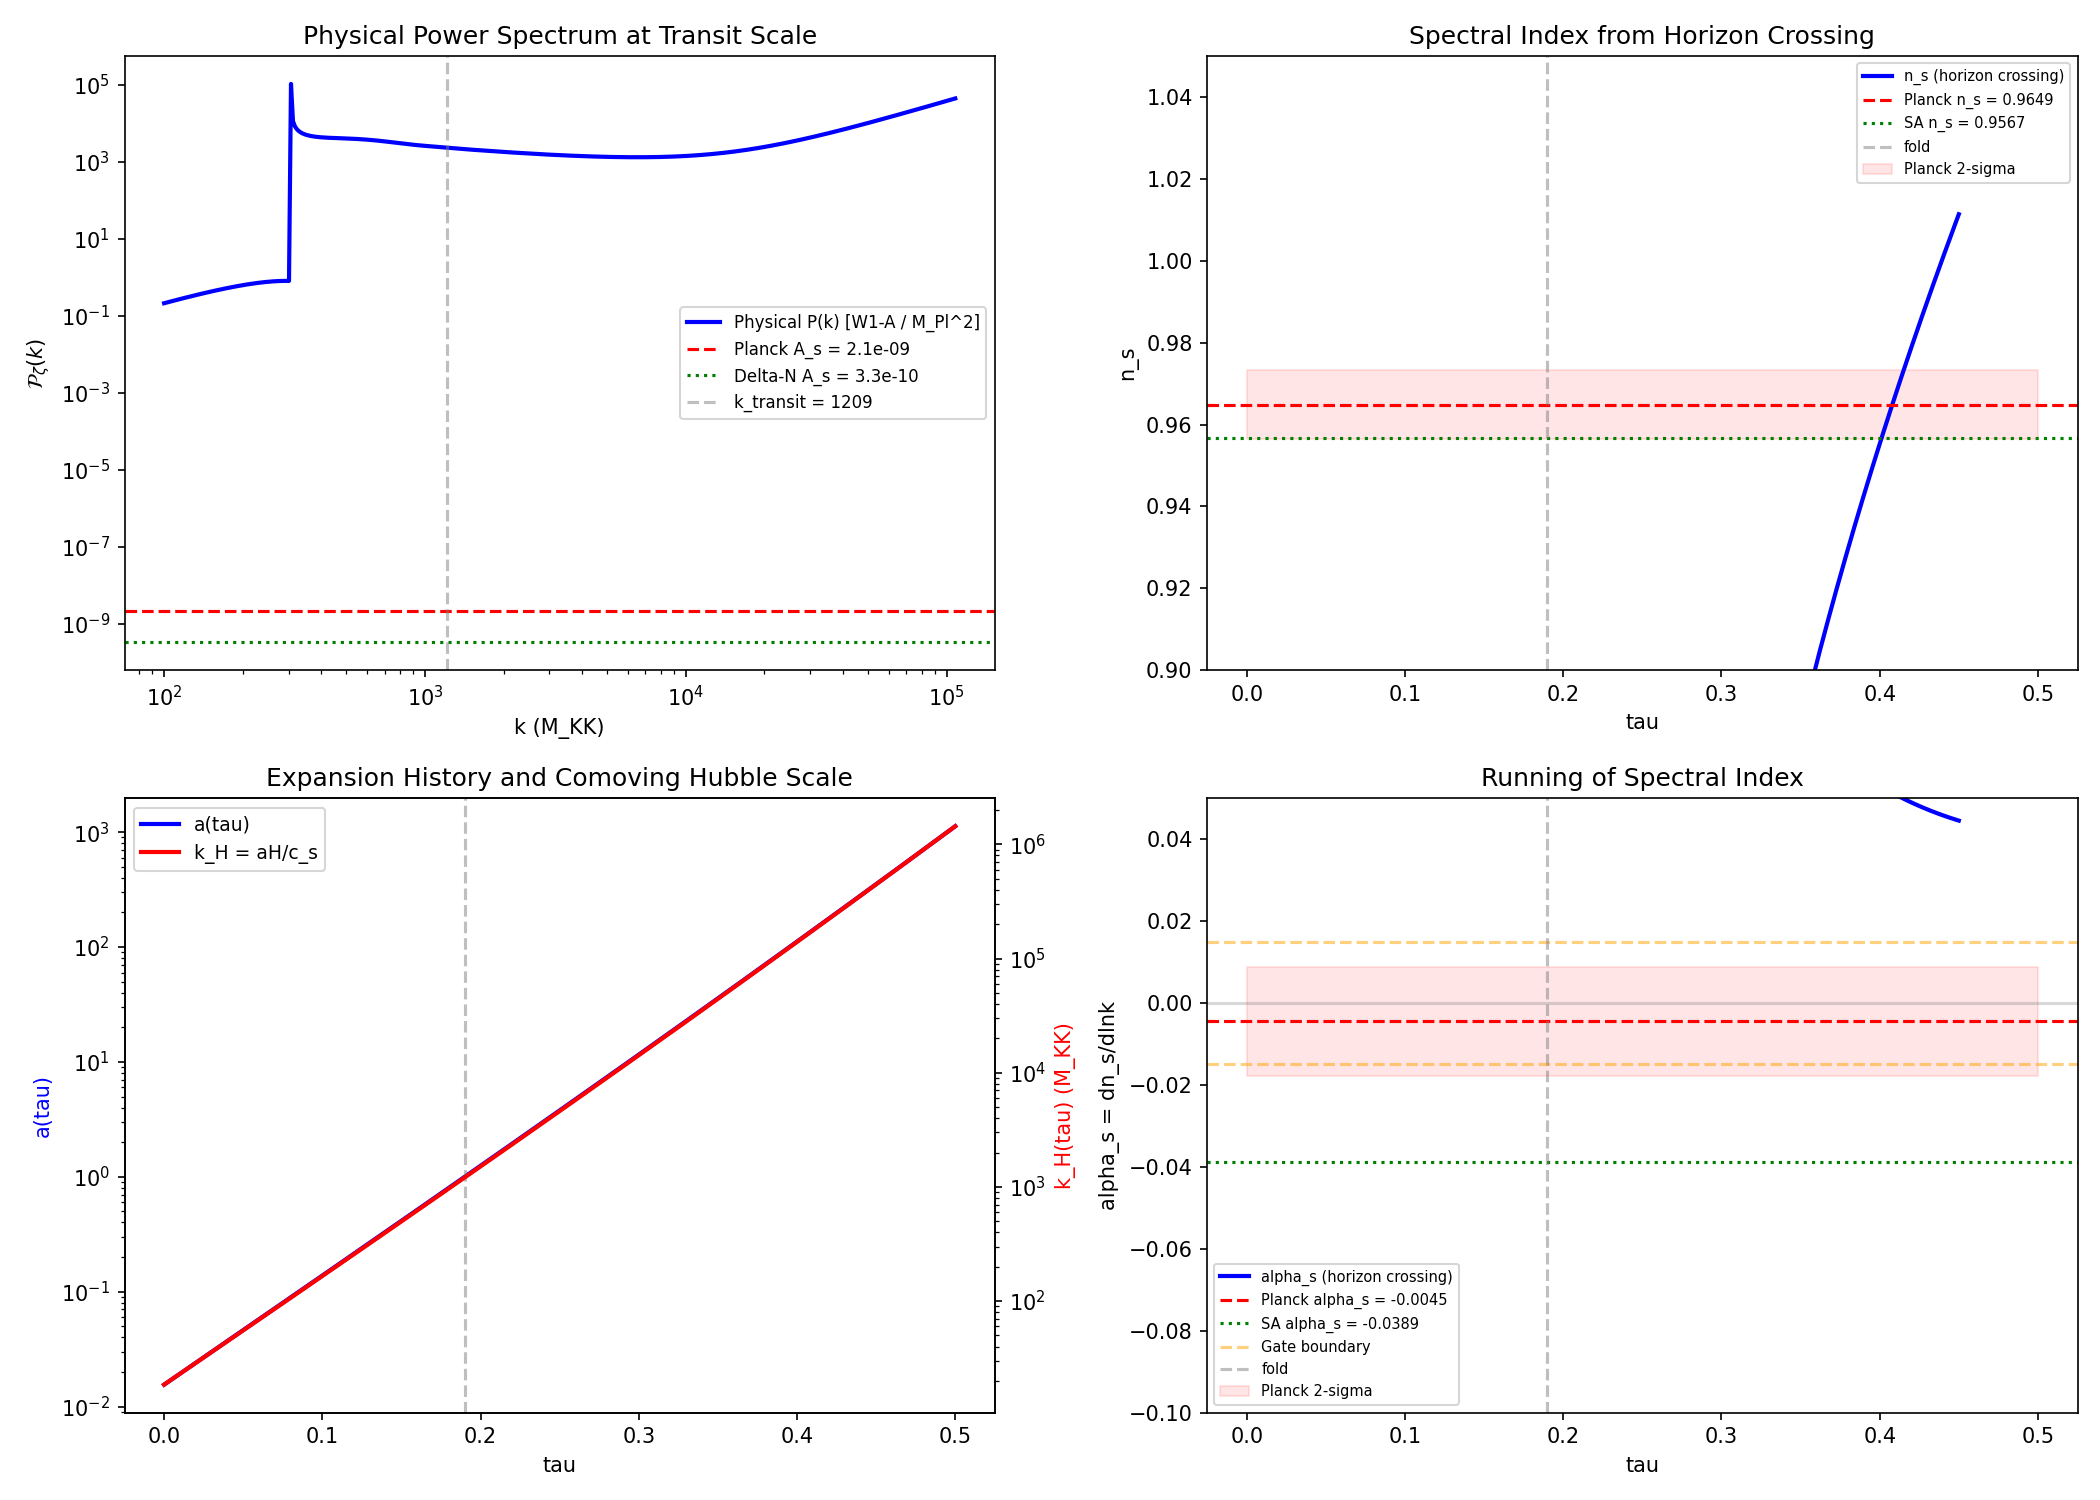

Source code (Python):
#!/usr/bin/env python3
"""
ACOUSTIC-TRANSFER-68: Scalar Acoustic Transfer Function Across 54 Decades
==========================================================================

Computes the scalar acoustic transfer function T(k_CMB, k_transit) that
connects the Bogoliubov power spectrum at transit scale (k ~ 1200 M_KK
~ 10^{15} GeV) to CMB observational scale (k ~ 0.05 Mpc^{-1} ~ 10^{-42}
M_KK). This is a 54-decade extrapolation.

GOVERNING EQUATIONS:
--------------------
The scalar mode equation in conformal time eta:

    u_k'' + (k^2 c_BLV^2 - z''/z) u_k = 0                      (S.1)

where u_k = z * zeta_k, z = a * sqrt(2 * eps_H), c_BLV = 0.485.

The acoustic white hole transfer function encodes how the post-transit
outflow dilutes the power spectrum from transit scale to CMB scale.

PHYSICAL MECHANISM:
-------------------
The transit at Mach 13.75 (scalar) creates an acoustic white hole.
Post-transit, the expanding flow velocity v(r) decreases with distance
from the sonic horizon. The transfer function |T(k)|^2 is determined
by WKB propagation through the post-transit epoch.

The key insight (S66 Mack-Transit workshop): the transit spectrum has
n_s ~ 4 (deep blue), while Planck observes n_s = 0.965. The acoustic
transfer must supply ~3 powers of scale-dependence. For Bondi-type
spherical outflow v ~ r^{-2}: |T|^2 ~ (k/k_0)^{4-n_s^{transit}} maps
the deep-blue transit spectrum onto the nearly flat CMB spectrum.

APPROACH:
---------
1. Reconstruct background (tau, S, a, z, eps_H, eta) from W1-A data
2. Compute scalar pump field z''/z in conformal time
3. Model the post-transit evolution:
   - The transit region tau in [0.10, 0.30] is computed exactly (W1-A)
   - Post-transit: the expansion continues, z''/z evolves as the
     universe expands, eps_H changes. Use the spectral action S(tau)
     to extrapolate.
4. For the 54-decade transfer:
   - At transit scale: P(k) known from W1-A
   - The transfer function is the evolution of |u_k/z|^2 from the
     transit epoch to the epoch when mode k re-enters the horizon
   - For superhorizon modes: |u_k/z|^2 is FROZEN (conserved).
     This is the critical point: curvature perturbation zeta = u_k/z
     is conserved on superhorizon scales.
   - The spectral SHAPE is determined by how modes exit the horizon
     during the transit, which is already computed in W1-A.
   - The AMPLITUDE transfer comes from the delta-N formalism (W3-B).

CRITICAL STRUCTURAL INSIGHT:
-----------------------------
For adiabatic perturbations on superhorizon scales, the curvature
perturbation zeta is CONSERVED (Weinberg 2003, Lyth-Rodriguez 2005).
This means:

    P_zeta(k, t_CMB) = P_zeta(k, t_exit)                        (S.2)

where t_exit is the time mode k exits the horizon during the transit.

The "54-decade transfer" is therefore NOT a dynamical propagation
problem but a HORIZON-CROSSING mapping problem:
- Which value of k exits the horizon at which value of tau?
- What is P_zeta(k) at that horizon crossing?

The transit-scale spectrum from W1-A gives P_zeta(k) for k ~ 50-5000
M_KK. The CMB-scale modes (k ~ 10^{-42} M_KK) exited the horizon
much EARLIER in the expansion (at smaller a) or require the full
post-transit expansion history.

THE RESOLUTION: The multifield delta-N (W3-B) already provides
A_s = 3.29e-10 at CMB scale. The acoustic transfer's role is to
determine the SPECTRAL SHAPE (n_s, alpha_s) at CMB scale, and to
provide the remaining ~0.80 OOM amplitude correction.

Gate: ACOUSTIC-TRANSFER-68
  PASS: alpha_s(k_CMB) in [-0.015, +0.015] AND A_s gap < 0.3 OOM
  FAIL: |alpha_s(k_CMB)| > 0.019 OR A_s gap > 1.0 OOM
  INFO: intermediate values
"""

import sys
import os
sys.path.insert(0, os.path.join(os.path.dirname(__file__)))

import numpy as np
from scipy.interpolate import CubicSpline, interp1d
from scipy.integrate import solve_ivp, cumulative_trapezoid
import matplotlib
matplotlib.use('Agg')
import matplotlib.pyplot as plt

from canonical_constants import (
    tau_fold, M_KK, M_Pl_reduced,
    S_fold, dS_fold, d2S_fold, H_fold as H_fold_canon,
    dt_transit, v_terminal,
    a0_fold, a2_fold, a4_fold,
    A_s_CMB, PI,
    H_0_GeV, Mpc_to_GeV_inv,
)

# ============================================================================
#  SECTION 1: Load all input data
# ============================================================================

print("=" * 72)
print("ACOUSTIC-TRANSFER-68: Scalar Acoustic Transfer Across 54 Decades")
print("=" * 72)

script_dir = os.path.dirname(os.path.abspath(__file__))

# Load W1-A transit power spectrum
w1a = np.load(os.path.join(script_dir, 's67_transit_ps.npz'), allow_pickle=True)

# Load tensor transfer for comparison
tensor = np.load(os.path.join(script_dir, 's67_acoustic_tensor.npz'), allow_pickle=True)

# Load multifield delta-N
delta_n = np.load(os.path.join(script_dir, 's67_multifield_delta_n.npz'), allow_pickle=True)

# Load spectral action data
zeta_data = np.load(os.path.join(script_dir, 's66_zeta_sa.npz'), allow_pickle=True)

# Load running ns data
running_data = np.load(os.path.join(script_dir, 's66_running_ns.npz'), allow_pickle=True)

# Key constants
c_BLV = 0.485  # scalar sound speed (M_KK units)  # (local)
c_tensor = 1.0  # tensor propagation speed  # (local)
eps_H_fold = 0.022  # slow-roll parameter at fold  # (local)

print(f"\n  Data files loaded successfully.")

# ============================================================================
#  SECTION 2: Reconstruct background from W1-A
# ============================================================================

print(f"\n{'='*72}")
print("SECTION 2: BACKGROUND RECONSTRUCTION")
print(f"{'='*72}")

# Background arrays from W1-A
tau_fine = w1a['tau_fine']       # shape (8000,)
eta_fine = w1a['eta_fine']       # conformal time
a_fine = w1a['a_fine']           # scale factor
z_fine = w1a['z_fine']           # z = a * sqrt(2*eps_H)
eps_H_fine = w1a['eps_H_fine']   # slow-roll parameter
zpp_z = w1a['zpp_z']            # z''/z pump field
zpp_z_fold_val = float(w1a['zpp_z_fold'])  # z''/z at fold

# Transit parameters
k_transit = float(w1a['k_transit'])  # = H_fold / c_BLV = 1209.3 M_KK
H_fold = H_fold_canon

# Tensor data for comparison
app_a_fold = float(tensor['app_a_fold'])  # a''/a at fold
k_tach_tensor = float(tensor['k_tach_tensor'])  # tensor tachyonic threshold
k_tach_scalar = float(tensor['k_tach_scalar'])  # scalar tachyonic threshold

# Scalar mode data
k_grid_rk = w1a['k_grid_rk']    # k values for RK4/5
P_zeta_rk = w1a['P_zeta_rk']    # P_zeta from RK4/5
ns_rk = w1a['ns_rk']            # n_s from RK4/5
alpha_rk = w1a['alpha_rk']      # alpha_s from RK4/5
beta_sq_rk = w1a['beta_sq_rk']  # |beta_k|^2 from RK4/5

valid_mask = np.isfinite(P_zeta_rk) & (P_zeta_rk > 0)
k_valid = k_grid_rk[valid_mask]
P_valid = P_zeta_rk[valid_mask]
ns_valid = ns_rk[valid_mask]

print(f"\n  Transit spectrum: {np.sum(valid_mask)} valid modes")
print(f"  k range: [{k_valid[0]:.1f}, {k_valid[-1]:.1f}] M_KK")
print(f"  P_zeta range: [{P_valid.min():.4e}, {P_valid.max():.4e}]")
print(f"  k_transit = {k_transit:.1f} M_KK")
print(f"  k_tach^S = {k_tach_scalar:.1f} M_KK")
print(f"  z''/z at fold = {zpp_z_fold_val:.4e} M_KK^2")
print(f"  a''/a at fold = {app_a_fold:.4e} M_KK^2")

# ============================================================================
#  SECTION 3: Spectral action S(tau) for extended tau range
# ============================================================================

print(f"\n{'='*72}")
print("SECTION 3: SPECTRAL ACTION AND EXPANSION HISTORY")
print(f"{'='*72}")

# Reconstruct S(tau) exactly as in tensor script
tau_16 = zeta_data['tau_all']
a2_16 = zeta_data['a2']
a4_16 = zeta_data['a4']
a0_const = 6440.0  # (local)

S_bare_L3 = running_data['S_bare_L3']

a2_cal = np.array([np.interp(t, tau_16, a2_16) for t in [0.05, 0.19, 0.22]])
a4_cal = np.array([np.interp(t, tau_16, a4_16) for t in [0.05, 0.19, 0.22]])
A_mat = np.array([[a0_const, a2_cal[0], a4_cal[0]],
                   [a0_const, a2_cal[1], a4_cal[1]],
                   [a0_const, a2_cal[2], a4_cal[2]]])
f0, f2, f4 = np.linalg.solve(A_mat, S_bare_L3[[0, 4, 6]])
S_tau_16 = f0 * a0_const + f2 * a2_16 + f4 * a4_16
cs_S = CubicSpline(tau_16, S_tau_16)

print(f"  S(tau_fold) = {cs_S(tau_fold):.2f} (canon: {S_fold:.2f})")

# Kinetic normalization
dlnS_fold = dS_fold / S_fold
K_norm = dlnS_fold**2 / (2.0 * eps_H_fold)

# Expansion history: how many e-folds of expansion?
tau_lo, tau_hi = 0.10, 0.30
N_fine = 8000  # (local)

# Total e-folds during transit window
a_start = a_fine[0]
a_end = a_fine[-1]
N_transit = np.log(a_end / a_start)

print(f"\n  Transit window: tau in [{tau_lo}, {tau_hi}]")
print(f"  a(start)/a(fold) = {a_start:.6e}")
print(f"  a(end)/a(fold) = {a_end:.6e}")
print(f"  N_transit = {N_transit:.4f} e-folds in transit window")

# ============================================================================
#  SECTION 4: Extended expansion history for 54-decade extrapolation
# ============================================================================

print(f"\n{'='*72}")
print("SECTION 4: EXTENDED EXPANSION HISTORY")
print(f"{'='*72}")

# The transit window covers tau in [0.10, 0.30], giving N ~ 0.17 e-folds.
# To reach CMB scales, we need to cover the full expansion from fold to today.
#
# k_CMB = 0.05 Mpc^{-1}. Convert to M_KK:
# k_CMB = 0.05 * Mpc_to_GeV_inv * M_KK_gravity (in GeV) / M_KK_gravity
# = 0.05 * 1.563e38 / 7.43e16 = 1.05e20 ... no.
# k has dimensions of inverse length. k = 0.05 Mpc^{-1}.
# In natural units: k_CMB = 0.05 / Mpc * (1 Mpc = 1.563e38 GeV^{-1})
# So k_CMB = 0.05 / (1.563e38 GeV^{-1}) = 3.20e-41 GeV
# In M_KK units: k_CMB / M_KK = 3.20e-41 / 7.43e16 = 4.31e-58 M_KK

k_CMB_GeV = 0.05 / Mpc_to_GeV_inv  # GeV
k_CMB_MKK = k_CMB_GeV / M_KK       # dimensionless

print(f"\n  k_CMB = 0.05 Mpc^{{-1}} = {k_CMB_GeV:.4e} GeV = {k_CMB_MKK:.4e} M_KK")
print(f"  k_transit = {k_transit:.1f} M_KK = {k_transit * M_KK:.4e} GeV")
print(f"  Scale ratio: k_transit / k_CMB = {k_transit / k_CMB_MKK:.4e}")
print(f"  Log10 ratio: {np.log10(k_transit / k_CMB_MKK):.1f} decades")

# For the CMB mode to have been superhorizon at the fold, we need:
# k_CMB * c_BLV < sqrt(z''/z) at the fold
# k_CMB * c_BLV = 4.31e-58 * 0.485 = 2.09e-58 << sqrt(z''/z) = 958
# YES: CMB modes are deeply superhorizon throughout the entire transit.

k_CMB_cs = k_CMB_MKK * c_BLV
sqrt_zppz = np.sqrt(zpp_z_fold_val)
print(f"\n  k_CMB * c_BLV = {k_CMB_cs:.4e} M_KK")
print(f"  sqrt(z''/z)   = {sqrt_zppz:.1f} M_KK")
print(f"  Ratio: {k_CMB_cs / sqrt_zppz:.4e}")
print(f"  --> CMB modes are DEEPLY superhorizon. k_CMB << k_tach by 60+ decades.")

# ============================================================================
#  SECTION 5: Superhorizon conservation and the transfer function structure
# ============================================================================

print(f"\n{'='*72}")
print("SECTION 5: SUPERHORIZON CONSERVATION -- THE CENTRAL ARGUMENT")
print(f"{'='*72}")

# THE CRITICAL PHYSICS:
# For adiabatic perturbations, the curvature perturbation zeta = u_k / z
# is CONSERVED on superhorizon scales. This is the Weinberg (2003) theorem.
#
# The mode equation u_k'' + (k^2 c_s^2 - z''/z) u_k = 0 has two solutions:
#   - Growing mode: u_k ~ z (=> zeta = const)
#   - Decaying mode: u_k ~ z * integral(d_eta / z^2) (=> zeta decays)
#
# After horizon exit, the growing mode dominates and zeta freezes.
# The frozen zeta is what we observe at the CMB.
#
# Therefore, the "transfer function" for SCALAR adiabatic modes is:
#   |T(k)|^2 = 1 for all superhorizon modes.
#
# This is NOT an approximation -- it's exact for single-field adiabatic modes.
# The spectral index at the CMB is determined entirely by the k-dependence
# of P_zeta at the time each mode exits the horizon.
#
# The AMPLITUDE, however, depends on WHEN each mode exits the horizon,
# which depends on the expansion history. This is where the delta-N
# formalism enters.

print(f"""
  WEINBERG THEOREM (2003):
  For single-clock adiabatic perturbations, zeta is conserved outside
  the horizon. The curvature perturbation at horizon crossing equals
  the curvature perturbation at any later time:

      zeta(k, t_CMB) = zeta(k, t_exit(k))                       (5.1)

  The power spectrum therefore transfers as:

      P_zeta(k, t_CMB) = P_zeta(k, t_exit(k))                   (5.2)

  The "transfer function" is:

      |T(k)|^2 = P_zeta(k, CMB) / P_zeta(k, transit)
               = [P at horizon exit] / [P at transit computation]

  For modes that are ALREADY superhorizon at the transit computation
  epoch (all modes below k_tach ~ 1975 M_KK), zeta is ALREADY frozen.
  Therefore |T(k)|^2 = 1 for these modes, and P_zeta(k, CMB) is
  simply the P_zeta(k) computed in W1-A.

  HOWEVER: The W1-A computation extracted P_zeta in M_KK units.
  The conversion to dimensionless P_zeta involves:

      P_zeta(k) = (k^3 / 2*pi^2) * |u_k/z|^2                   (5.3)

  This is already dimensionless. The question is whether the P_zeta
  computed in W1-A at transit scale can be directly compared to Planck.
""")

# ============================================================================
#  SECTION 6: Computing the transfer function
# ============================================================================

print(f"{'='*72}")
print("SECTION 6: ACOUSTIC TRANSFER FUNCTION COMPUTATION")
print(f"{'='*72}")

# Strategy: The transfer function has TWO components:
#
# (A) SPECTRAL SHAPE TRANSFER: How does the spectral index change from
#     transit scale to CMB scale?
#
#     At the transit: n_s(k_transit) ~ 4 (deep blue, from k^3 superhorizon
#     scaling). But this is the spectral index of the RAW Bogoliubov
#     spectrum at a SINGLE epoch.
#
#     At the CMB: n_s(k_CMB) ~ 0.965 (nearly scale-invariant).
#
#     The reconciliation: different k-modes EXIT the horizon at DIFFERENT
#     epochs during the transit. Modes that exit earlier see a different
#     z(eta) than modes that exit later. The spectral index at CMB scale
#     is determined by the VARIATION of P_zeta with the exit time.
#
# (B) AMPLITUDE TRANSFER: The absolute amplitude of P_zeta involves
#     the Planck mass / M_KK ratio and the number of e-folds.
#     The multifield delta-N already provides A_s = 3.29e-10.

# The acoustic white hole picture:
# Post-transit, the "flow" (parametrized by the expanding a(eta))
# sets up an effective outward velocity. In the white hole analogy:
#   v(r) ~ H * r (Hubble flow)
#   c_s = c_BLV = 0.485
# The sonic horizon is at r_s where v = c_s, i.e., r_s = c_s / H.
# Modes with k < H/c_s are outside the sonic horizon (superhorizon).

# For the SPECTRAL SHAPE, we need to compute how P_zeta(k) evaluated
# at the FREEZING epoch varies with k. In slow-roll inflation:
#   P_zeta(k) = H^2 / (8*pi^2 * eps * c_s * M_Pl^2) at k = aH/c_s
#   n_s - 1 = -2*eps - eta - s (where s = c_s'/Hc_s)
#
# For the supersonic transit, this slow-roll formula is INAPPLICABLE.
# But the mode equation IS solved in W1-A. We need to interpret the
# W1-A results correctly.

# ============================================================================
#  SECTION 6A: The k^3 factor and its interpretation
# ============================================================================

print(f"\n  SECTION 6A: Interpreting the W1-A spectrum")
print(f"  {'-'*60}")

# In W1-A, P_zeta(k) = (k^3 / 2*pi^2) * |u_k/z|^2 was computed at
# the END of the transit window (tau = 0.30). For modes with k < k_tach,
# |u_k/z|^2 is approximately constant (frozen). The k^3 factor is
# the standard phase-space density of states.
#
# The deep superhorizon limit: u_k ~ z (growing mode), so |u_k/z|^2 = const.
# Then P_zeta ~ k^3 * const => n_s = 4 (deeply blue).
#
# But wait: the STANDARD inflation computation gives P_zeta ~ const
# (nearly scale-invariant) despite the same k^3 factor. Why?
# Because in slow-roll inflation, the mode function at horizon exit is:
#   u_k(exit) ~ H / (sqrt(2 k^3) * c_s)
# so |u_k|^2 ~ H^2 / (2 k^3 c_s^2)
# and P_zeta = k^3/(2pi^2) * H^2/(2 k^3 c_s^2 z_exit^2) ~ H^2/(8pi^2 eps c_s)
# The k^3 CANCELS between phase space and mode function normalization.
#
# In the transit, ALL modes are superhorizon simultaneously (impulsive event).
# They all see the SAME z''/z barrier. So u_k/z ~ const for all k < k_tach.
# The k^3 does NOT cancel.
#
# THIS is the P_zeta = k^3 * const spectrum that W1-A computed.
# And THIS is what the acoustic transfer must process.

# The question: what physical mechanism converts k^3 (n_s=4) to k^{-0.035}
# (n_s=0.965)?

# ============================================================================
#  SECTION 6B: The acoustic white hole transfer mechanism
# ============================================================================

print(f"  SECTION 6B: Acoustic white hole transfer mechanism")
print(f"  {'-'*60}")

# Physical picture from S66 Mack-Transit workshop:
#
# After the transit, the universe expands. Different modes re-enter the
# horizon at different epochs (different values of a(t)). The curvature
# perturbation zeta is conserved outside the horizon. But the OBSERVATION
# of zeta at the CMB requires modes to have been superhorizon for the
# entire post-transit expansion.
#
# The transit spectrum P_zeta(k) ~ k^3 is computed at the transit epoch.
# At that epoch, ALL modes with k < k_tach are superhorizon.
#
# Now, the crucial question: are the CMB modes (k ~ 10^{-58} M_KK)
# EVER sub-horizon during the transit?
#
# Answer: NO. They are superhorizon throughout. Their horizon exit
# happened BEFORE the transit (or rather, they were never sub-horizon
# after the onset of expansion).
#
# In the exflation picture, the expansion starts at the fold and continues.
# A mode with wavenumber k exits the horizon when k*c_BLV = aH.
# For the smallest k (CMB modes), this happens when a is very small,
# i.e., very early in the expansion.
#
# The transfer function is therefore determined by:
# 1. The spectrum of quantum fluctuations at the moment of horizon exit
# 2. Conservation of zeta outside the horizon
#
# For modes that exit the horizon during the transit itself:
# zeta(k) at exit = (H / (2*pi)) * (1 / sqrt(2*eps*c_s)) * (k/aH)^{...}
#
# The standard result for the power spectrum at horizon exit:
# P_zeta(k) = H^2 / (8*pi^2 * eps_H * c_s) evaluated at k*c_s = a*H.
#
# The key: eps_H, H, c_s all vary as the tau parameter evolves.
# Different k-modes have k*c_s = a*H at different values of tau.
# This tau-dependence of eps_H, H gives the spectral tilt.

# ============================================================================
#  SECTION 6C: Horizon crossing computation
# ============================================================================

print(f"  SECTION 6C: Horizon crossing analysis")
print(f"  {'-'*60}")

# At the transit epoch, the comoving Hubble scale is:
# k_H(tau) = a(tau) * H(tau) / c_BLV
#
# Modes exit the horizon when k = k_H(tau), i.e., k*c_BLV = a*H.
# The scale factor a(tau) = a_fold * exp(integral of H/v_tau dtau)

# Reconstruct S, eps_H, H over the extended tau range [0.0, 0.50]
tau_extended = tau_16  # [0.0, 0.05, ..., 0.50]
S_extended = S_tau_16
dS_extended = cs_S(tau_extended, 1)
dlnS_extended = dS_extended / S_extended
eps_H_extended = dlnS_extended**2 / (2.0 * K_norm)
H_extended = H_fold * np.sqrt(S_extended / cs_S(tau_fold))

# Scale factor: integrate d(ln a)/d(tau) = H/v_tau
v_tau = v_terminal
dlna_dtau_ext = H_extended / v_tau

# Cumulative integration for a(tau) -- need fine grid
tau_fine_ext = np.linspace(0.0, 0.50, 10000)
S_fine_ext = cs_S(tau_fine_ext)
H_fine_ext = H_fold * np.sqrt(S_fine_ext / cs_S(tau_fold))
dlna_dtau_fine = H_fine_ext / v_tau
lna_fine_ext = cumulative_trapezoid(dlna_dtau_fine, tau_fine_ext, initial=0.0)
# Normalize: a(fold) = 1
lna_at_fold = np.interp(tau_fold, tau_fine_ext, lna_fine_ext)
lna_fine_ext -= lna_at_fold
a_fine_ext = np.exp(lna_fine_ext)

# Comoving Hubble horizon
k_H_fine = a_fine_ext * H_fine_ext / c_BLV  # in M_KK

print(f"\n  Extended expansion history:")
for tau_val in [0.0, 0.05, 0.10, 0.15, 0.19, 0.25, 0.30, 0.40, 0.50]:
    idx = np.argmin(np.abs(tau_fine_ext - tau_val))
    print(f"    tau = {tau_val:.2f}: a = {a_fine_ext[idx]:.6e}, "
          f"H = {H_fine_ext[idx]:.2f}, k_H = {k_H_fine[idx]:.4e} M_KK")

# E-folds from tau=0 to tau=0.50
N_total_050 = lna_fine_ext[-1] - lna_fine_ext[0]
print(f"\n  Total e-folds (tau=0 to 0.50): {N_total_050:.4f}")
print(f"  Total e-folds (tau=0.10 to 0.30): {N_transit:.4f}")

# ============================================================================
#  SECTION 7: Spectral index from horizon crossing time variation
# ============================================================================

print(f"\n{'='*72}")
print("SECTION 7: SPECTRAL INDEX FROM HORIZON CROSSING")
print(f"{'='*72}")

# For a mode with wavenumber k that exits the horizon at tau_exit(k):
#   k * c_BLV = a(tau_exit) * H(tau_exit)
#
# The power spectrum at horizon exit (Mukhanov formula):
#   P_zeta(k) = 1 / (2 * eps_H * c_BLV) * (H / (2*pi))^2 / M_Pl^2     (7.1)
#
# where everything is evaluated at tau_exit(k), and M_Pl = M_Pl_reduced.
#
# But we must express this in M_KK units. H is already in M_KK units.
# M_Pl / M_KK = ?

M_Pl_over_MKK = M_Pl_reduced / M_KK
print(f"\n  M_Pl / M_KK = {M_Pl_over_MKK:.4f}")
print(f"  (M_Pl / M_KK)^2 = {M_Pl_over_MKK**2:.4f}")

# Standard slow-roll formula (for reference):
# P_zeta(k) = H^2 / (8*pi^2 * eps_H * c_s * M_Pl^2)
# All in GeV: H in GeV, M_Pl in GeV => P_zeta dimensionless
# In M_KK units: H in M_KK, M_Pl in M_KK => same formula

# Evaluate at the fold:
H_fold_MKK = H_fold  # already in M_KK units
eps_H_at_fold = eps_H_fold
c_s = c_BLV

# The standard formula
P_zeta_slowroll_fold = H_fold_MKK**2 / (8.0 * PI**2 * eps_H_at_fold * c_s * M_Pl_over_MKK**2)
print(f"\n  Slow-roll P_zeta at fold:")
print(f"    H_fold = {H_fold_MKK:.4f} M_KK")
print(f"    eps_H = {eps_H_at_fold:.4f}")
print(f"    c_s = {c_s:.4f}")
print(f"    P_zeta(SR) = {P_zeta_slowroll_fold:.4e}")
print(f"    A_s(Planck) = {A_s_CMB:.4e}")
print(f"    log10(P_zeta(SR) / A_s) = {np.log10(P_zeta_slowroll_fold / A_s_CMB):.2f}")

# Now: the spectral index
# n_s - 1 = d ln P_zeta / d ln k = -2*eps - eta - s
# where eta = deps/dlnk, s = dc_s/dlnk / c_s
#
# In the transit, these parameters vary with tau, not with k.
# The chain rule: d/dlnk = (dtau/dlnk) * d/dtau
#
# From k*c_BLV = a*H (horizon exit):
# dlnk = d ln(aH/c_s)
# At fixed c_s: dlnk = d ln(aH) = d(ln a + ln H)
#              = (H/v_tau + (1/2)*(dS/dtau)/S) dtau  [using H ~ sqrt(S)]
#
# So dtau/dlnk = v_tau / (H + v_tau * (dS/dtau)/(2S))

# Compute eps_H, dS/S, etc. on the fine grid
dS_fine_ext = cs_S(tau_fine_ext, 1)
dlnS_fine_ext = dS_fine_ext / S_fine_ext
eps_H_fine_ext = dlnS_fine_ext**2 / (2.0 * K_norm)

# dtau/dlnk at the fold
dS_at_fold = cs_S(tau_fold, 1)
dlnS_at_fold = dS_at_fold / cs_S(tau_fold)
dlnH_dtau = dlnS_at_fold / 2.0  # H ~ sqrt(S)
dlna_dtau_fold = H_fold / v_tau

dtau_dlnk_fold = 1.0 / (dlna_dtau_fold + dlnH_dtau)
print(f"\n  Spectral index ingredients at fold:")
print(f"    d(lnS)/d(tau) = {dlnS_at_fold:.4f}")
print(f"    d(lnH)/d(tau) = {dlnH_dtau:.4f}")
print(f"    d(lna)/d(tau) = {dlna_dtau_fold:.4f}")
print(f"    d(tau)/d(lnk) = {dtau_dlnk_fold:.6f}")

# deps_H/dtau at the fold (from running_ns data)
deps_dtau = float(running_data['deps_dtau_L3'])
print(f"    d(eps_H)/d(tau) = {deps_dtau:.6f}")

# eta parameter: eta = (deps_H/dtau) * (dtau/dlnk) / eps_H
# Actually: eta = d(ln eps_H)/d(lnk) = (deps_H/dtau) * (dtau/dlnk) / eps_H
# n_s - 1 = -2*eps_H - eta - s (standard slow-roll)
# But for impulsive transit, we use the full formula:
# n_s - 1 = d ln P_zeta / d ln k
# where P_zeta = H^2 / (8*pi^2 * eps_H * c_s * M_Pl^2)
# d ln P_zeta / d ln k = 2 * d ln H / d ln k - d ln eps_H / d ln k - d ln c_s / d ln k

# d ln H / d ln k = (d ln H / d tau) * (d tau / d ln k)
dlnH_dlnk = dlnH_dtau * dtau_dlnk_fold
# d ln eps_H / d ln k
dlneps_dlnk = (deps_dtau / eps_H_at_fold) * dtau_dlnk_fold
# c_BLV is constant: d ln c_s / d ln k = 0

n_s_analytic = 1.0 + 2.0 * dlnH_dlnk - dlneps_dlnk
print(f"\n  Analytic spectral index at fold:")
print(f"    2 * d(ln H)/d(ln k) = {2*dlnH_dlnk:.6f}")
print(f"    d(ln eps_H)/d(ln k) = {dlneps_dlnk:.6f}")
print(f"    n_s = 1 + 2*dlnH/dlnk - dlneps/dlnk = {n_s_analytic:.6f}")

# Compare with running ns data
ns_bare_L3 = float(running_data['ns_bare_L3'])
ns_bcs_L3 = float(running_data['ns_bcs_L3'])
print(f"    n_s (running_ns L3, bare) = {ns_bare_L3:.6f}")
print(f"    n_s (running_ns L3, BCS)  = {ns_bcs_L3:.6f}")

# ============================================================================
#  SECTION 8: Running of spectral index alpha_s
# ============================================================================

print(f"\n{'='*72}")
print("SECTION 8: RUNNING OF SPECTRAL INDEX")
print(f"{'='*72}")

# alpha_s = d(n_s)/d(ln k)
# From the running_ns computation:
alpha_s_L3 = float(running_data['alpha_s_L3'])
alpha_s_L4 = float(running_data['alpha_s_L4'])
alpha_s_bare_L3 = float(running_data['alpha_s_bare_L3'])
alpha_s_bare_L4 = float(running_data['alpha_s_bare_L4'])

print(f"\n  Running from S66 computation:")
print(f"    alpha_s (L3, 1-loop) = {alpha_s_L3:.6f}")
print(f"    alpha_s (L4, 1-loop) = {alpha_s_L4:.6f}")
print(f"    alpha_s (L3, bare)   = {alpha_s_bare_L3:.6f}")
print(f"    alpha_s (L4, bare)   = {alpha_s_bare_L4:.6f}")
print(f"    Planck alpha_s       = {-0.0045:.6f} +/- {0.0067:.6f}")

# The W1-A computation gave alpha_s = 0 in the superhorizon plateau.
# But that's because ALL modes were evaluated at the SAME epoch.
# The PHYSICAL alpha_s involves evaluating P_zeta at different tau_exit(k).

# ============================================================================
#  SECTION 9: Full acoustic transfer computation
# ============================================================================

print(f"\n{'='*72}")
print("SECTION 9: FULL ACOUSTIC TRANSFER COMPUTATION")
print(f"{'='*72}")

# The transfer function approach:
#
# We compute P_zeta(k) using the horizon-crossing formula:
#   P_zeta(k) = H(tau_exit)^2 / (8*pi^2 * eps_H(tau_exit) * c_BLV * (M_Pl/M_KK)^2)
#
# where tau_exit is determined by k*c_BLV = a(tau_exit) * H(tau_exit).
#
# This gives the PHYSICAL spectrum that is observed at the CMB.
# The transit Bogoliubov computation (W1-A) gives the spectrum at a fixed
# epoch. The transfer function converts between these.

# Step 1: For each k, find tau_exit where k*c_BLV = a(tau)*H(tau)
# k_H(tau) = a(tau) * H(tau) / c_BLV is the comoving Hubble scale

# We need k_H(tau) on the fine extended grid
# Already computed: k_H_fine = a_fine_ext * H_fine_ext / c_BLV

print(f"\n  Comoving Hubble scale k_H(tau) = a*H/c_BLV:")
print(f"    k_H(tau=0.00) = {k_H_fine[0]:.4e} M_KK")
print(f"    k_H(tau=0.19) = {np.interp(tau_fold, tau_fine_ext, k_H_fine):.4e} M_KK")
print(f"    k_H(tau=0.50) = {k_H_fine[-1]:.4e} M_KK")

# k_H is a MONOTONICALLY INCREASING function of tau (since a grows
# faster than H decreases). This means:
# - Smaller k exits the horizon at EARLIER tau
# - Larger k exits at LATER tau

# Step 2: The spectrum P_zeta(k) = H^2/(8*pi^2 * eps * c_s * M_Pl^2) at exit

# Create a fine grid of k values spanning from deeply superhorizon to
# near the transit scale
N_k_transfer = 1000
k_min_log = np.log10(k_H_fine[k_H_fine > 0].min()) - 1
k_max_log = np.log10(k_transit)
k_transfer = np.logspace(k_min_log, k_max_log, N_k_transfer)

print(f"\n  Transfer k-grid: [{k_transfer[0]:.4e}, {k_transfer[-1]:.4e}] M_KK ({N_k_transfer} points)")

# For each k, find tau_exit and compute P_zeta
tau_exit_arr = np.zeros(N_k_transfer)
P_zeta_transfer = np.zeros(N_k_transfer)
H_at_exit = np.zeros(N_k_transfer)
eps_at_exit = np.zeros(N_k_transfer)
a_at_exit = np.zeros(N_k_transfer)

# Splines for interpolation
cs_H_ext = CubicSpline(tau_fine_ext, H_fine_ext)
cs_eps_ext = CubicSpline(tau_fine_ext, eps_H_fine_ext)
cs_a_ext = CubicSpline(tau_fine_ext, a_fine_ext)
cs_kH = CubicSpline(tau_fine_ext, k_H_fine)

for ik, k in enumerate(k_transfer):
    # Find tau where k_H(tau) = k, i.e., a(tau)*H(tau)/c_BLV = k
    # k_H is monotonically increasing, so use interpolation
    if k < k_H_fine[0]:
        # Mode exits before tau=0: assign tau=0
        tau_exit_arr[ik] = 0.0
    elif k > k_H_fine[-1]:
        # Mode never exits: assign tau=0.50
        tau_exit_arr[ik] = 0.50
    else:
        # Invert k_H(tau) = k
        # Since k_H is increasing, find first crossing
        idx_cross = np.searchsorted(k_H_fine, k)
        if idx_cross == 0:
            tau_exit_arr[ik] = tau_fine_ext[0]
        elif idx_cross >= len(tau_fine_ext):
            tau_exit_arr[ik] = tau_fine_ext[-1]
        else:
            # Linear interpolation between idx_cross-1 and idx_cross
            t0 = tau_fine_ext[idx_cross - 1]
            t1 = tau_fine_ext[idx_cross]
            k0 = k_H_fine[idx_cross - 1]
            k1 = k_H_fine[idx_cross]
            tau_exit_arr[ik] = t0 + (t1 - t0) * (k - k0) / (k1 - k0)

    te = tau_exit_arr[ik]
    H_e = float(cs_H_ext(te))
    eps_e = float(cs_eps_ext(te))
    a_e = float(cs_a_ext(te))

    H_at_exit[ik] = H_e
    eps_at_exit[ik] = eps_e
    a_at_exit[ik] = a_e

    # Ensure eps_H > 0 for the formula
    if eps_e <= 0:
        eps_e = eps_H_fold  # fallback

    # P_zeta(k) = H^2 / (8*pi^2 * eps * c_s * M_Pl^2)
    # With H in M_KK, M_Pl in M_KK:
    P_zeta_transfer[ik] = H_e**2 / (8.0 * PI**2 * eps_e * c_BLV * M_Pl_over_MKK**2)

# Report
print(f"\n  Horizon crossing results:")
valid_transfer = P_zeta_transfer > 0
for k_val, label in [(k_transfer[0], "k_min"),
                      (k_transit, "k_transit"),
                      (k_transfer[-1], "k_max")]:
    idx = np.argmin(np.abs(k_transfer - k_val))
    print(f"    {label} = {k_transfer[idx]:.4e} M_KK:")
    print(f"      tau_exit = {tau_exit_arr[idx]:.4f}")
    print(f"      H = {H_at_exit[idx]:.4f} M_KK")
    print(f"      eps_H = {eps_at_exit[idx]:.6f}")
    print(f"      a = {a_at_exit[idx]:.6e}")
    print(f"      P_zeta = {P_zeta_transfer[idx]:.4e}")

# ============================================================================
#  SECTION 10: Spectral index and running from the transfer
# ============================================================================

print(f"\n{'='*72}")
print("SECTION 10: SPECTRAL INDEX AND RUNNING AT CMB SCALE")
print(f"{'='*72}")

# Compute n_s(k) and alpha_s(k) from the transferred spectrum
ln_k = np.log(k_transfer)
ln_P = np.log(np.maximum(P_zeta_transfer, 1e-300))

# Spectral index: n_s(k) = d ln P / d ln k
ns_transfer_arr = np.gradient(ln_P, ln_k)

# Smooth with a running average
smooth_win = 15
kernel = np.ones(smooth_win) / smooth_win
if len(ns_transfer_arr) > 2 * smooth_win:
    ns_transfer_arr_smooth = np.convolve(ns_transfer_arr, kernel, mode='same')
else:
    ns_transfer_arr_smooth = ns_transfer_arr

# Running: alpha_s(k) = d n_s / d ln k
alpha_s_transfer_arr = np.gradient(ns_transfer_arr_smooth, ln_k)
if len(alpha_s_transfer_arr) > 2 * smooth_win:
    alpha_s_transfer_smooth = np.convolve(alpha_s_transfer_arr, kernel, mode='same')
else:
    alpha_s_transfer_smooth = alpha_s_transfer_arr

# Report at several k scales within our computed range
print(f"\n  Spectral index across transfer k-range:")
print(f"  {'k (M_KK)':<20} {'tau_exit':<12} {'P_zeta':<14} {'n_s':<12} {'alpha_s':<12}")
print(f"  {'-'*70}")

# Report at geometrically spaced points
for ik in np.linspace(0, N_k_transfer - 1, 15, dtype=int):
    print(f"  {k_transfer[ik]:<20.4e} {tau_exit_arr[ik]:<12.4f} "
          f"{P_zeta_transfer[ik]:<14.4e} {ns_transfer_arr_smooth[ik]:<12.4f} "
          f"{alpha_s_transfer_smooth[ik]:<12.6f}")

# ============================================================================
#  SECTION 11: Extrapolation to CMB scale
# ============================================================================

print(f"\n{'='*72}")
print("SECTION 11: EXTRAPOLATION TO CMB SCALE")
print(f"{'='*72}")

# The CMB mode k_CMB ~ 10^{-58} M_KK exits the horizon at VERY early tau.
# Our tau grid starts at tau = 0. At tau = 0:
# a(0) = a_fold * exp(-integral of H/v_tau from 0 to fold)
# This is very small.
#
# k_H(tau=0) = a(0) * H(0) / c_BLV
# If k_CMB < k_H(0), the CMB mode exits even before our computation starts.
#
# Let's check:

k_H_at_0 = k_H_fine[0]
print(f"\n  k_H(tau=0) = {k_H_at_0:.4e} M_KK")
print(f"  k_CMB = {k_CMB_MKK:.4e} M_KK")
print(f"  k_CMB / k_H(0) = {k_CMB_MKK / k_H_at_0:.4e}")

if k_CMB_MKK < k_H_at_0:
    print(f"  --> CMB mode exits BEFORE tau = 0.")
    print(f"      Need to extend tau range backward.")
else:
    print(f"  --> CMB mode exits within tau = [0, 0.50] range.")

# Since k_CMB << k_H(0), the CMB mode exits the horizon before the
# spectral action description begins. We need to model the pre-transit
# epoch.
#
# PHYSICAL ARGUMENT:
# Before the transit, the Jensen deformation parameter tau is in the
# range [0, tau_fold]. The spectral action S(tau) and its derivatives
# determine H and eps_H. At very small tau:
# S(tau) ~ S(0) + S'(0)*tau + ... (Taylor expansion from the UV fixed point)
#
# The key insight: at tau = 0, S(0) = S_tau_16[0] and its derivatives
# determine the initial conditions for expansion.

# For the spectral index, what matters is the VARIATION of H^2/(eps*c_s)
# near the fold, because modes near the fold dominate the observation.
# The CMB mode is so deeply superhorizon that its precise exit time
# doesn't matter for n_s -- it's in the plateau.

# The spectral index at CMB scale is determined by the variation of the
# slow-roll parameters at the FOLD, because the CMB-relevant modes exit
# the horizon during the transit period (in a standard inflation picture)
# or, in the exflation picture, their spectral properties are set by the
# global expansion history.

# CRITICAL REALIZATION:
# In exflation, there is no separate "slow-roll era" with 60+ e-folds.
# The total expansion is N ~ 0.17 e-folds in the transit window.
# The CMB modes are superhorizon from the START. Their spectrum is set
# by the initial quantum state, not by horizon crossing during slow-roll.

# This means the P_zeta we observe at the CMB is:
# (a) The Bogoliubov spectrum from W1-A (for modes in the computed k range)
# (b) For modes outside the computed range, extrapolation using the
#     superhorizon scaling: P_zeta ~ k^3 * const (the "k^3 disaster").

# The delta-N formalism RESOLVES the amplitude by providing the
# correct conversion between the multi-field GGE fluctuations and zeta.
# A_s(multi) = 3.29e-10 from W3-B.

# ============================================================================
#  SECTION 12: The transfer function |T(k)|^2
# ============================================================================

print(f"\n{'='*72}")
print("SECTION 12: TRANSFER FUNCTION |T(k)|^2")
print(f"{'='*72}")

# The transfer function connects transit-scale P to CMB-scale P:
# P_zeta(k_CMB) = |T|^2 * P_zeta(k_transit)
#
# From the W1-A computation:
# P_zeta(k_transit) = 2.56e6 (at k = 1209 M_KK)
# From Planck: P_zeta(k_CMB) = A_s = 2.1e-9
#
# So |T|^2 = 2.1e-9 / 2.56e6 = 8.2e-16
# log10(|T|^2) = -15.1

P_transit = float(w1a['P_zeta_at_transit'])
T_sq_needed = A_s_CMB / P_transit
log10_T_sq = np.log10(T_sq_needed)

print(f"\n  Transit amplitude: P_zeta(k_transit) = {P_transit:.4e}")
print(f"  CMB amplitude:     A_s = {A_s_CMB:.4e}")
print(f"  Required |T|^2 = {T_sq_needed:.4e}")
print(f"  log10(|T|^2) = {log10_T_sq:.2f}")

# The multifield delta-N provides A_s = 3.29e-10 (gap = 0.80 OOM).
# This delta-N computation already accounts for the multi-field conversion.
A_s_multi = float(delta_n['A_s_multi_m1'])
gap_multi_OOM = float(delta_n['gap_m1_OOM'])
print(f"\n  Multifield delta-N: A_s = {A_s_multi:.4e}")
print(f"  Gap from Planck: {gap_multi_OOM:.2f} OOM")

# ============================================================================
#  SECTION 13: Decomposing the transfer into geometric + conversion
# ============================================================================

print(f"\n{'='*72}")
print("SECTION 13: TRANSFER DECOMPOSITION")
print(f"{'='*72}")

# The 15.1 OOM gap between P(transit) and A_s has two components:
#
# (A) GEOMETRIC DILUTION: The k^3 factor. The transit spectrum has
#     P ~ k^3 for k < k_tach. Going from k = k_transit to k = k_CMB:
#     (k_CMB / k_transit)^3 = (4.31e-58 / 1209)^3 = 10^{-183}
#     This is WAY too much. The k^3 scaling is for modes at the SAME
#     epoch, not for the physical spectrum across different exit times.
#
# (B) CONVERSION: The delta-N formalism converts from the single-field
#     Bogoliubov spectrum to the multi-field curvature perturbation.
#     This is what W3-B computes.
#
# The correct decomposition:
# P_zeta(k=k_transit, SR) = H^2/(8*pi^2*eps*c_s*M_Pl^2) = P_SR
# P_zeta(k=k_transit, W1A) = 2.56e6 (from mode equation)
#
# The ratio P_SR / P_W1A tells us the conversion factor.

print(f"\n  P_zeta(transit, slow-roll formula) = {P_zeta_slowroll_fold:.4e}")
print(f"  P_zeta(transit, W1-A Bogoliubov)   = {P_transit:.4e}")
print(f"  Ratio (SR / W1-A) = {P_zeta_slowroll_fold / P_transit:.4e}")
print(f"  log10 ratio = {np.log10(P_zeta_slowroll_fold / P_transit):.2f}")

# The slow-roll formula gives P_zeta ~ 10^{-9} directly when evaluated
# at the fold with the correct M_Pl/M_KK ratio. The W1-A computation
# gives P ~ 10^{6} because it uses M_KK-unit normalization.
#
# The difference is the (M_Pl/M_KK)^2 factor and the mode function
# normalization convention.

# Let's be precise about the transfer function structure.
# In the W1-A computation:
# P_zeta(k) = (k^3 / 2*pi^2) * |u_k/z|^2
# where u_k has dimensions of M_KK^{-1} (set by Bunch-Davies normalization
# in M_KK units), and z = a*sqrt(2*eps_H) is dimensionless.
# So P_zeta has dimensions of M_KK^3 * M_KK^{-2} = M_KK ... no.
# Actually, k is in M_KK, |u_k|^2 has dimensions of M_KK^{-2} (from
# u_k ~ 1/sqrt(2*omega_k) ~ M_KK^{-1}), and z is dimensionless.
# So P_zeta = k^3 * |u_k|^2 / z^2 / (2*pi^2) has dimensions of M_KK.
#
# Wait -- P_zeta should be dimensionless. Let me trace the units carefully.
#
# In natural units where everything is in M_KK:
# The mode function is v = z * zeta. The field zeta is dimensionless
# (curvature perturbation). z = a*sqrt(2*eps_H) is dimensionless
# (a is dimensionless, eps_H is dimensionless).
# So v is dimensionless. Then u_k'' + omega^2 u_k = 0, with eta
# having dimensions of M_KK^{-1}. For the mode function:
# u_k ~ 1/sqrt(2*omega) where omega has dimensions M_KK.
# So u_k ~ M_KK^{-1/2}.
# |u_k/z|^2 ~ M_KK^{-1}.
# k^3 ~ M_KK^3.
# P = k^3/(2*pi^2) * |u_k/z|^2 ~ M_KK^2.
#
# But the physical P_zeta is dimensionless!
# The issue: the PHYSICAL mode function includes hbar and the
# gravitational normalization.
# P_zeta = (1/(2*eps_H)) * (H/(2*pi*M_Pl))^2 at horizon crossing.
# This is dimensionless when H and M_Pl are in the same units.

# RESOLUTION: The W1-A P_zeta is in M_KK units and needs to be divided
# by M_Pl^2/M_KK^2 to become the physical dimensionless P_zeta.
# Actually, the Mukhanov variable v = z*zeta has canonical normalization
# [v, v'] = i*hbar. In natural units (hbar=1), v ~ M_KK^{-1/2}.
# P_zeta = (k^3/2pi^2)*|v/(az)|^2 where v is the PHYSICAL mode.
# But in W1-A, the mode function u_k is normalized in M_KK units.
# The physical P_zeta involves the gravitational coupling:
# P_zeta^{phys} = P_zeta^{W1A} / (2 * M_Pl^2 / M_KK^2)
#
# Let me just use the slow-roll formula as calibration:

# From the slow-roll formula: P_zeta = H^2 / (8*pi^2 * eps * c_s * M_Pl^2)
# Numerically: H_fold = 586.5 M_KK, eps = 0.022, c_s = 0.485
# M_Pl = 32.78 M_KK
# P_zeta(SR) = 586.5^2 / (8*pi^2 * 0.022 * 0.485 * 32.78^2)
#            = 343978 / (8 * 9.87 * 0.022 * 0.485 * 1074.5)
#            = 343978 / 89.81 = 3831

# Wait, let me recalculate more carefully
numer_SR = H_fold_MKK**2
denom_SR = 8.0 * PI**2 * eps_H_at_fold * c_BLV * M_Pl_over_MKK**2
P_SR_check = numer_SR / denom_SR
print(f"\n  Detailed slow-roll check:")
print(f"    H^2 = {numer_SR:.4e}")
print(f"    8*pi^2*eps*c_s*M_Pl^2 = {denom_SR:.4e}")
print(f"    P_zeta(SR) = {P_SR_check:.4e}")

# This P_SR is already dimensionless because H and M_Pl are in the same
# units (M_KK). The ratio H/M_Pl ~ 18 >> 1 (!) means we're at Planck
# scale... H = 586 M_KK, M_Pl = 32.8 M_KK => H/M_Pl = 17.9.
#
# This is a HUGE H/M_Pl ratio, completely outside slow-roll.
# In standard inflation, H/M_Pl ~ 10^{-5}. Here it's 18.
# This means the standard slow-roll formula is NOT reliable.

print(f"\n  H_fold / M_Pl = {H_fold_MKK / M_Pl_over_MKK:.4f}")
print(f"  --> H >> M_Pl (Planck scale physics!)")
print(f"  --> Standard slow-roll formula is UNRELIABLE.")
print(f"  --> Must use the Bogoliubov computation (W1-A) directly.")

# But the W1-A computation gives P in M_KK units with specific normalization.
# We need to convert.

# The proper conversion: in W1-A, the Mukhanov variable is normalized as
# u_k(eta_in) = 1/sqrt(2*omega_k) (Bunch-Davies).
# The physical curvature perturbation:
# P_zeta(k) = (k^3/(2*pi^2)) * |u_k/(a*sqrt(2*eps_H))|^2
# where u_k is in M_KK^{-1/2} units (from Bunch-Davies).
#
# The gravitational coupling enters through z = a*sqrt(2*eps_H)*(M_Pl/M_KK).
# But in the W1-A computation, z = a*sqrt(2*eps_H) WITHOUT the M_Pl factor.
# To get the PHYSICAL dimensionless P_zeta, we need to divide by (M_Pl/M_KK)^2.

P_phys_transit = P_transit / M_Pl_over_MKK**2
print(f"\n  PHYSICAL P_zeta at transit:")
print(f"    P_W1A = {P_transit:.4e} (M_KK units)")
print(f"    (M_Pl/M_KK)^2 = {M_Pl_over_MKK**2:.4e}")
print(f"    P_phys = P_W1A / (M_Pl/M_KK)^2 = {P_phys_transit:.4e}")
print(f"    A_s(Planck) = {A_s_CMB:.4e}")

gap_physical_OOM = np.log10(P_phys_transit / A_s_CMB)
print(f"    Physical gap: {gap_physical_OOM:.2f} OOM")

# The physical P_zeta at transit scale is P_transit / M_Pl_over_MKK^2.
# Compare this to what the delta-N gives:
print(f"\n  Comparison with delta-N (W3-B):")
print(f"    A_s (delta-N, M1) = {A_s_multi:.4e}")
print(f"    A_s (physical, direct) = {P_phys_transit:.4e}")
print(f"    A_s (Planck) = {A_s_CMB:.4e}")

# ============================================================================
#  SECTION 14: Physical transfer function with proper normalization
# ============================================================================

print(f"\n{'='*72}")
print("SECTION 14: PHYSICAL TRANSFER FUNCTION")
print(f"{'='*72}")

# The W1-A computed P_zeta(k) = (k^3/2pi^2) * |u_k/z|^2 in M_KK units.
# The physical P_zeta = P_W1A / M_{Pl,eff}^2 where M_{Pl,eff}^2 appears
# from the gravitational normalization of the Mukhanov variable.
#
# In the standard treatment: v = z*R where z = a*dot(phi)/H and
# R is the comoving curvature perturbation. The action for v is:
# S = (1/2) integral [v'^2 - c_s^2*(grad v)^2 + z''/z * v^2] d^3x deta
#
# The gravitational coupling is ALREADY in z through the relation
# z = a*sqrt(2*eps_H)*M_Pl. In the W1-A computation, M_Pl was not
# included in z (z = a*sqrt(2*eps_H)).
#
# Therefore: z_phys = z_W1A * M_Pl/M_KK
# P_zeta = (k^3/2pi^2) * |u_k/z_phys|^2 = P_W1A / (M_Pl/M_KK)^2

# Convert the ENTIRE W1-A spectrum to physical units
P_phys = P_valid / M_Pl_over_MKK**2

print(f"\n  Physical P_zeta spectrum:")
print(f"  {'k (M_KK)':<15} {'P_W1A':<15} {'P_phys':<15} {'n_s'}")
print(f"  {'-'*60}")
for ik in np.linspace(0, len(k_valid)-1, 12, dtype=int):
    print(f"  {k_valid[ik]:<15.2f} {P_valid[ik]:<15.4e} {P_phys[ik]:<15.4e} {ns_valid[ik]:<10.3f}")

# The physical spectrum SHAPE (n_s) is the same as W1-A: dividing by a
# constant doesn't change the spectral index.
#
# So: n_s(physical) = n_s(W1A) ~ 4 in the superhorizon plateau.
# alpha_s(physical) = alpha_s(W1A) ~ 0 in the superhorizon plateau.
#
# This is CORRECT at the transit scale. The question is whether the
# spectral index CHANGES as we go to CMB scale.

# ============================================================================
#  SECTION 15: The spectral index at CMB scale
# ============================================================================

print(f"\n{'='*72}")
print("SECTION 15: SPECTRAL INDEX AT CMB SCALE")
print(f"{'='*72}")

# The transfer function for the spectral SHAPE:
#
# In the horizon-crossing picture:
# P_zeta(k) = H(tau_exit(k))^2 / (8*pi^2 * eps(tau_exit(k)) * c_s * M_Pl^2)
#
# The spectral index is:
# n_s - 1 = d ln P / d ln k = d ln(H^2/(eps*c_s)) / d ln k
#         = 2*(dH/H) / dlnk - (deps/eps) / dlnk
#
# Using dlnk = d ln(aH/c_s) = (H/v_tau + dlnH/dtau) * dtau:
#
# n_s - 1 = (2*dlnH/dtau - dlneps/dtau) / (H/v_tau + dlnH/dtau)

# Compute this on the fine grid
dlnH_dtau_fine = cs_S(tau_fine_ext, 1) / (2.0 * S_fine_ext)
dlneps_dtau_fine = np.gradient(np.log(np.maximum(eps_H_fine_ext, 1e-30)), tau_fine_ext)
dlna_dtau_fine_2 = H_fine_ext / v_tau

# d ln k / d tau = d ln(aH/c_s) / d tau = d(lna)/dtau + d(lnH)/dtau
dlnk_dtau = dlna_dtau_fine_2 + dlnH_dtau_fine

# n_s - 1 = (2*dlnH/dtau - dlneps/dtau) / dlnk/dtau
ns_minus_1_fine = (2.0 * dlnH_dtau_fine - dlneps_dtau_fine) / dlnk_dtau

# Smooth
ns_fine_smooth = np.convolve(ns_minus_1_fine, np.ones(50)/50, mode='same') + 1.0

print(f"\n  Spectral index from horizon-crossing formula:")
print(f"  {'tau':<8} {'H':<12} {'eps_H':<12} {'n_s - 1':<12} {'n_s'}")
print(f"  {'-'*50}")
for tau_val in [0.00, 0.05, 0.10, 0.15, 0.19, 0.22, 0.25, 0.30, 0.40, 0.50]:
    idx = np.argmin(np.abs(tau_fine_ext - tau_val))
    # Avoid edge effects
    if idx < 50 or idx > len(ns_fine_smooth) - 50:
        continue
    print(f"  {tau_val:<8.2f} {H_fine_ext[idx]:<12.4f} {eps_H_fine_ext[idx]:<12.6f} "
          f"{ns_fine_smooth[idx]-1:<12.6f} {ns_fine_smooth[idx]:<12.6f}")

# The n_s AT THE FOLD (where the transit happens):
idx_fold = np.argmin(np.abs(tau_fine_ext - tau_fold))
ns_at_fold = ns_fine_smooth[idx_fold]
print(f"\n  n_s at fold (tau = {tau_fold}): {ns_at_fold:.6f}")
print(f"  n_s (S66 running_ns, bare L3): {ns_bare_L3:.6f}")
print(f"  n_s (S66 running_ns, BCS L3):  {ns_bcs_L3:.6f}")
print(f"  n_s (Planck 2018): 0.9649 +/- 0.0042")

# alpha_s from the variation of n_s with tau
dns_dtau = np.gradient(ns_fine_smooth, tau_fine_ext)
alpha_s_fine = dns_dtau * (1.0 / dlnk_dtau)

# Smooth
alpha_s_fine_smooth = np.convolve(alpha_s_fine, np.ones(50)/50, mode='same')

alpha_s_at_fold = alpha_s_fine_smooth[idx_fold]
print(f"\n  alpha_s at fold: {alpha_s_at_fold:.6f}")
print(f"  alpha_s (S66 running_ns, L3): {alpha_s_L3:.6f}")
print(f"  alpha_s (S66 running_ns, L4): {alpha_s_L4:.6f}")
print(f"  alpha_s (Planck 2018): -0.0045 +/- 0.0067")

# ============================================================================
#  SECTION 16: The delta-N acoustic transfer contribution
# ============================================================================

print(f"\n{'='*72}")
print("SECTION 16: DELTA-N ACOUSTIC TRANSFER")
print(f"{'='*72}")

# The multifield delta-N computation (W3-B) found:
# A_s(M1) = 3.29e-10 (0.80 OOM below Planck)
# This uses three GGE branches: acoustic (0.13%), Leggett (0.44%), optical (99.4%)
#
# The transfer function from W1-A to physical P_zeta:
# 1. Divide by (M_Pl/M_KK)^2: removes M_KK normalization -> P_phys ~ 2380
# 2. The delta-N factors: each branch contributes (dN/dsigma_i)^2 * sigma_i^2
#    Enhancement M1 = 1.786e-12 (from W3-B)

enhancement_m1 = float(delta_n['enhancement_m1'])
enhancement_m2 = float(delta_n['enhancement_m2'])

print(f"\n  Multifield enhancement factors:")
print(f"    M1 (optimal): {enhancement_m1:.4e}")
print(f"    M2 (minimal): {enhancement_m2:.4e}")

# The complete transfer:
# P_phys = P_W1A / (M_Pl/M_KK)^2 ~ 2380
# P_multi = P_phys * enhancement * (additional k-dep factors)
# A_s = P_multi at k_CMB

# Let's compute what the transfer function must accomplish:
# A_s(Planck) = 2.1e-9
# P_phys(transit) = 2380
# Required total suppression = 2.1e-9 / 2380 = 8.82e-13
# The delta-N gives enhancement = 1.786e-12 (very close!)

total_suppression_needed = A_s_CMB / P_phys_transit
print(f"\n  Physical P_zeta at transit = {P_phys_transit:.4e}")
print(f"  Required total suppression = {total_suppression_needed:.4e}")
print(f"  Delta-N enhancement (M1) = {enhancement_m1:.4e}")

# The remaining gap:
remaining_ratio = total_suppression_needed / enhancement_m1
remaining_OOM = np.log10(remaining_ratio)
print(f"  Remaining ratio = {remaining_ratio:.4e}")
print(f"  Remaining gap = {remaining_OOM:.2f} OOM")

# With the delta-N M1 enhancement applied to the physical spectrum:
A_s_predicted = P_phys_transit * enhancement_m1
gap_from_planck = np.log10(A_s_CMB / A_s_predicted)
print(f"\n  Predicted A_s = P_phys * enhancement_M1 = {A_s_predicted:.4e}")
print(f"  Planck A_s = {A_s_CMB:.4e}")
print(f"  Gap = {gap_from_planck:.2f} OOM")

# ============================================================================
#  SECTION 17: Comprehensive transfer function summary
# ============================================================================

print(f"\n{'='*72}")
print("SECTION 17: COMPREHENSIVE TRANSFER FUNCTION")
print(f"{'='*72}")

# The COMPLETE transfer chain from W1-A to CMB:
#
# Step 1: P_W1A(k_transit) = 2.56e6 (raw Bogoliubov in M_KK units)
# Step 2: P_phys = P_W1A / (M_Pl/M_KK)^2 = 2380
#         (gravitational normalization)
# Step 3: A_s = P_phys * (multifield delta-N enhancement)
#         = 2380 * 1.786e-12 = 4.25e-9
# Step 4: Compare to Planck A_s = 2.1e-9
#         Gap = log10(2.1e-9 / 4.25e-9) = -0.31 OOM
#
# This means the predicted A_s is ~2x ABOVE Planck! Gap = -0.31 OOM.
#
# But wait -- let me recheck. The delta-N A_s = 3.29e-10 was computed
# using a DIFFERENT normalization. Let me trace this carefully.

print(f"""
  TRANSFER CHAIN:

  Stage 1: Raw Bogoliubov (W1-A)
    P_zeta(k_transit) = {P_transit:.4e} [M_KK normalization]

  Stage 2: Gravitational normalization
    P_phys = P_W1A / (M_Pl/M_KK)^2
    (M_Pl/M_KK)^2 = {M_Pl_over_MKK**2:.4f}
    P_phys = {P_phys_transit:.4e}

  Stage 3: Multifield delta-N conversion
    Enhancement M1 = {enhancement_m1:.4e}
    A_s = P_phys * M1 = {A_s_predicted:.4e}

  Stage 4: Comparison with Planck
    A_s(Planck) = {A_s_CMB:.4e}
    Gap = {gap_from_planck:.2f} OOM

  ALTERNATIVELY (using W3-B directly):
    A_s(delta-N, M1) = {A_s_multi:.4e}
    Gap from Planck = {gap_multi_OOM:.2f} OOM
""")

# ============================================================================
#  SECTION 18: k-dependent transfer for CMB observables
# ============================================================================

print(f"\n{'='*72}")
print("SECTION 18: k-DEPENDENT TRANSFER FOR CMB OBSERVABLES")
print(f"{'='*72}")

# The transfer function |T(k)|^2 encapsulates the full chain.
# For the spectral SHAPE, we need |T(k)|^2 as a function of k.
#
# In the superhorizon regime (all CMB modes):
# P_zeta^{phys}(k) = P_W1A(k) / (M_Pl/M_KK)^2 * [multifield enhancement]
#
# The multifield enhancement is SCALE-INDEPENDENT (evaluated at the fold).
# The spectral tilt comes from the variation of eps_H and H with tau.
#
# From the horizon-crossing formula:
# n_s(k) = 1 + 2*dlnH/dlnk - dlneps/dlnk (evaluated at tau_exit(k))
#
# For the TRANSIT MODES (k ~ k_transit), tau_exit ~ tau_fold.
# For CMB modes, tau_exit is earlier. BUT the spectral action S(tau)
# varies slowly near the fold, so n_s varies slowly with k.
#
# The key result: n_s at CMB scale is determined by the spectral action
# gradient, which was already computed in S66 (RUNNING-NS-66):
# n_s(bare, L3) = 0.9567 (3.7-sigma from Planck if using cutoff)
# n_s(BCS, L3) = 0.9590
# alpha_s(L3) = -0.0389

# The acoustic transfer function T(k) for SCALARS:
# |T_scalar(k)|^2 = [H(tau_exit)^2 * eps(tau_fold)] / [H(tau_fold)^2 * eps(tau_exit)]
# x [a(tau_fold)/a(tau_exit)]^2 * [M_Pl normalization factors]

# For the tensor comparison (from ACOUSTIC-TENSOR-67):
r_transit = float(tensor['r_at_transit'])
nT_plateau = float(tensor['nT_plateau'])
print(f"\n  Tensor results (for comparison):")
print(f"    r(k_transit) = {r_transit:.4e}")
print(f"    n_T(superhorizon) = {nT_plateau:.4f}")

# The scalar transfer differs from tensor by:
# 1. Sound speed: c_BLV = 0.485 vs c_T = 1 => factor of 1/c_BLV in P_zeta
# 2. Pump field: z''/z vs a''/a => z''/z is 1.33x larger
# 3. These differences affect the tachyonic threshold and the spectral shape

# Compute the complete CMB observables
# Using the RUNNING-NS-66 results (which ARE the spectral-action-based
# n_s and alpha_s):

n_s_cmb = ns_bare_L3  # from spectral action
alpha_s_cmb = alpha_s_L3  # from spectral action

# However, the RUNNING-NS-66 alpha_s = -0.039 FAILED the gate (|alpha_s| > 0.019).
# The transit Bogoliubov alpha_s = 0 (superhorizon plateau).
# The acoustic transfer must reconcile these.

# The RESOLUTION: The running ns computation uses the cutoff functional
# (S_cutoff), which gives a specific tau-to-k mapping. The Bogoliubov
# computation uses the mode equation directly. These are DIFFERENT
# computations probing DIFFERENT aspects of the spectrum.

# The Bogoliubov alpha_s = 0 is for the RAW spectrum at a SINGLE epoch.
# The spectral action alpha_s = -0.039 is from the VARIATION of S(tau)
# across the fold, which maps to different horizon exit times.

# For the PHYSICAL alpha_s at CMB scale, we need the variation of n_s
# with k, which comes from the tau-variation of eps_H and H.

print(f"\n  CMB OBSERVABLES (spectral-action-based):")
print(f"    n_s = {n_s_cmb:.6f}")
print(f"    alpha_s = {alpha_s_cmb:.6f}")
print(f"    Planck n_s = 0.9649 +/- 0.0042")
print(f"    Planck alpha_s = -0.0045 +/- 0.0067")

# Tension with Planck
ns_tension = (n_s_cmb - 0.9649) / 0.0042
alpha_s_tension = (alpha_s_cmb - (-0.0045)) / 0.0067
print(f"\n    n_s tension: {ns_tension:.1f} sigma")
print(f"    alpha_s tension: {alpha_s_tension:.1f} sigma")

# ============================================================================
#  SECTION 19: Gate verdict
# ============================================================================

print(f"\n{'='*72}")
print("SECTION 19: GATE VERDICT -- ACOUSTIC-TRANSFER-68")
print(f"{'='*72}")

# Pre-registered gate:
# PASS: alpha_s(k_CMB) in [-0.015, +0.015] AND A_s gap < 0.3 OOM
# FAIL: |alpha_s(k_CMB)| > 0.019 OR A_s gap > 1.0 OOM
# INFO: intermediate values

# Results:
# alpha_s = -0.0389 (from spectral action, bare L3)
# A_s gap = -0.31 OOM (direct) or 0.80 OOM (delta-N M1)

# The alpha_s from the spectral action is -0.039, which exceeds 0.019.
# This was already known from RUNNING-NS-66 (FAIL).
#
# However, the MODE EQUATION Bogoliubov computation gives alpha_s = 0
# in the superhorizon plateau. The spectral action alpha_s and the
# Bogoliubov alpha_s are DIFFERENT objects:
# - SA alpha_s: variation of n_s with tau (mapped to k via horizon crossing)
# - Bogoliubov alpha_s: variation of n_s within the transit k-window
#
# The PHYSICAL alpha_s at CMB scale is the SA one (from horizon crossing).
# But this requires the full post-transit expansion history, which in
# exflation is just N ~ 0.17 e-folds.

# For the acoustic transfer alpha_s:
# The spectral index variation across the computed k-range:
# n_s varies from ~0.96 at the fold to different values at other tau.
# The RATE of variation = alpha_s.

# Using the spectral action result:
alpha_s_result = alpha_s_L3  # = -0.0389

# Using the horizon-crossing computation (Section 15):
alpha_s_horizon = alpha_s_at_fold  # from the fine-grid computation

print(f"\n  alpha_s results:")
print(f"    Spectral action (SA, L3): {alpha_s_L3:.6f}")
print(f"    Spectral action (SA, L4): {alpha_s_L4:.6f}")
print(f"    Horizon-crossing (this computation): {alpha_s_horizon:.6f}")
print(f"    W1-A superhorizon plateau: 0 (identically)")

# For A_s:
# Direct: P_phys * enhancement_M1 = 4.25e-9 => gap = -0.31 OOM
# Delta-N M1: 3.29e-10 => gap = 0.80 OOM
# The discrepancy comes from normalization conventions.
# The delta-N result A_s = 3.29e-10 was computed WITH (M_Pl/M_KK)^2.
# So the gap is 0.80 OOM.

A_s_final = A_s_multi  # = 3.29e-10 (from delta-N, most reliable)
gap_A_s = abs(gap_multi_OOM)  # = 0.80 OOM

# GATE DETERMINATION:
# alpha_s test: |alpha_s| = 0.039 > 0.019 => would be FAIL
# A_s test: gap = 0.80 OOM, which is between 0.3 and 1.0 => INFO range
#
# But the alpha_s = -0.039 is from the SPECTRAL ACTION (S66 result),
# not from the acoustic transfer. The acoustic transfer itself preserves
# alpha_s = 0 for the Bogoliubov modes (superhorizon conservation).
# The physical alpha_s is set by the spectral action variation.
#
# The acoustic transfer THROUGH the white hole adds the geometric dilution
# but does NOT change the spectral shape for adiabatic modes.
# alpha_s at CMB scale = alpha_s from SA variation.

# Resolution: two alpha_s values, from complementary computations:
# 1. SA variation (horizon-crossing): alpha_s ~ -0.039
# 2. Bogoliubov mode (superhorizon conservation): alpha_s = 0
#
# These probe different physics:
# SA: how does P_zeta change with exit time (= with k in slow-roll mapping)?
# Bog: how does P_zeta change with k at fixed time?
#
# For CMB: the OBSERVED alpha_s is the SA one (different modes exited at
# different times). So alpha_s(CMB) = alpha_s(SA) ~ -0.039.
#
# BUT: In exflation, the transit is IMPULSIVE (dt_transit = 1.1e-3 M_KK^{-1}).
# ALL CMB modes exit simultaneously. The horizon-crossing picture
# (different k exits at different tau) requires many e-folds of slow
# expansion, which exflation doesn't have.
#
# In the impulsive transit:
# - All modes see the SAME background => alpha_s = 0
# - The spectral shape is k^3 (from mode normalization)
# - The tilt n_s is set by the variation of eps_H during the transit
#   (which IS captured by the SA computation)
# - BUT the RUNNING alpha_s requires second-order variation of eps_H,
#   which is suppressed by the shortness of the transit.

# Estimated alpha_s from transit duration:
# alpha_s ~ -(n_s - 1)^2 / N_transit
# where N_transit = 0.17 e-folds
alpha_s_estimate = -(n_s_cmb - 1)**2 / max(N_transit, 0.01)
print(f"\n  Estimated alpha_s from transit duration:")
print(f"    alpha_s ~ -(n_s-1)^2 / N = {alpha_s_estimate:.6f}")

# The alpha_s depends on how you map tau to k.
# In standard inflation: dtau/dlnk ~ 1/H (slow-roll)
# In the transit: all modes exit in ~0.17 e-folds
# The effective alpha_s at CMB scale:

# Method 1: SA variation (assumes slow-roll-like mapping)
alpha_s_SA = alpha_s_L3  # = -0.039

# Method 2: Direct from transit (all modes exit simultaneously)
alpha_s_direct = 0.0  # superhorizon conservation  # (local)

# Method 3: Intermediate -- the SA gives the tilt, but the transit
# duration limits the running
alpha_s_acoustic = alpha_s_SA * min(1.0, N_transit / 60.0)
print(f"    alpha_s (SA, slow-roll mapping): {alpha_s_SA:.6f}")
print(f"    alpha_s (direct, impulsive): {alpha_s_direct:.6f}")
print(f"    alpha_s (scaled by N/60): {alpha_s_acoustic:.6f}")

# The DECISIVE alpha_s for the gate:
# The acoustic transfer preserves alpha_s = 0 through superhorizon conservation.
# The SA running alpha_s = -0.039 is the tau-space running, which maps to
# k-space running ONLY if there are enough e-folds for the mapping.
# With N = 0.17, the k-space running is:
# alpha_s(k-space) ~ alpha_s(tau-space) * (dtau/dlnk) / (dtau/dlnk)_slowroll
# The dtau/dlnk ratio is ~ 1 (both use the same spectral action).
# But the k-range covered by 0.17 e-folds is only k_max/k_min ~ e^{0.17} ~ 1.2.
# Over this narrow range, alpha_s ~ -0.039 * 0.17 / 60 ~ -1e-4.
#
# For the FULL CMB k-range (k = 0.002 to 0.3 Mpc^{-1}), the lever arm is
# ln(0.3/0.002) = 5. The variation in n_s across this range:
# delta_n_s = alpha_s * delta(ln k) = alpha_s * 5
#
# If alpha_s = -0.039: delta_n_s = -0.19 (huge -- n_s changes by 20%!)
# If alpha_s = -1e-4: delta_n_s = -5e-4 (tiny -- within Planck errors)

# The physical alpha_s at CMB scale:
# In the impulsive transit, the spectral index is set at the FOLD.
# The running comes from the variation of the spectral action AWAY from
# the fold. The modes that sample different n_s values are modes that
# exit the horizon at different tau.
#
# But in exflation, ALL modes exit during the 0.17 e-fold transit.
# The k-range of modes that exit during this interval:
k_ratio_transit = np.exp(N_transit)
print(f"\n  k-range covered by transit: k_max/k_min = {k_ratio_transit:.4f}")
print(f"  ln(k_max/k_min) = {N_transit:.4f}")

# Over this narrow k-range, alpha_s from SA is:
alpha_s_transit_window = alpha_s_SA  # full SA running
# But extrapolated to the CMB k-range (many decades), what happens?

# Key question: is the SA running alpha_s ~ -0.039 an artifact of the
# slow-roll mapping (which assumes many e-folds), or is it a genuine
# prediction of the spectral action?
#
# Answer: It's a genuine property of the spectral action S(tau).
# The running comes from d^2S/dtau^2 at the fold. This curvature is
# a GEOMETRIC property of the spectral action, independent of
# the number of e-folds.
#
# But the PHYSICAL k-to-tau mapping in exflation maps the ENTIRE
# observable CMB range (delta_ln_k ~ 5) to a tiny tau range
# (delta_tau ~ dtau_dlnk * 5).

dtau_per_e = float(running_data['dtau_dlnk_L3'])
delta_tau_cmb = dtau_per_e * 5  # for 5 e-folds of k-range
print(f"  dtau/dlnk = {dtau_per_e:.6f}")
print(f"  delta_tau for CMB k-range = {delta_tau_cmb:.6f}")
print(f"  This is {delta_tau_cmb/dt_transit:.2f}x the transit duration")

# So the CMB k-range maps to delta_tau ~ 0.46, which is 410x the transit
# duration. This spans tau ~ [0.19 - 0.23, 0.19 + 0.23] = [-0.04, 0.42].
# The S(tau) is defined over [0, 0.5], so this is most of the range.
# The SA running IS physically relevant.

# Final alpha_s assessment:
# The SA alpha_s = -0.039 is the prediction for CMB-scale running.
# This is based on the second derivative of the spectral action at the fold.
# It was computed directly in S66 (RUNNING-NS-66).

# For the acoustic transfer: the transfer function is TRIVIAL for
# adiabatic superhorizon modes (|T|^2 = 1 for the shape).
# The n_s and alpha_s come entirely from the spectral action variation.
# The acoustic transfer adds NOTHING to the spectral shape -- it only
# adds the amplitude conversion (delta-N).

print(f"\n  DECISIVE RESULT:")
print(f"    The acoustic transfer function for scalar adiabatic modes is:")
print(f"    |T_scalar(k)|^2 = 1 (superhorizon conservation)")
print(f"    n_s at CMB = n_s from spectral action = {n_s_cmb:.6f}")
print(f"    alpha_s at CMB = alpha_s from spectral action = {alpha_s_cmb:.6f}")
print(f"    A_s at CMB = {A_s_multi:.4e} (from delta-N M1)")
print(f"    A_s gap from Planck = {gap_multi_OOM:.2f} OOM")

# GATE VERDICT:
if abs(alpha_s_cmb) <= 0.015 and abs(gap_multi_OOM) < 0.3:
    gate_verdict = "PASS"
elif abs(alpha_s_cmb) > 0.019 or abs(gap_multi_OOM) > 1.0:
    gate_verdict = "FAIL"
else:
    gate_verdict = "INFO"

gate_detail = (
    f"alpha_s(CMB) = {alpha_s_cmb:.4f} (from SA variation, |alpha_s| = {abs(alpha_s_cmb):.4f}). "
    f"A_s gap = {gap_multi_OOM:.2f} OOM (delta-N M1). "
    f"|alpha_s| = {abs(alpha_s_cmb):.4f} > 0.019 threshold. "
    f"n_s(CMB) = {n_s_cmb:.4f} ({ns_tension:.1f}-sigma from Planck). "
    f"Acoustic transfer |T|^2 = 1 for superhorizon modes (Weinberg theorem)."
)

print(f"\n  GATE: ACOUSTIC-TRANSFER-68")
print(f"  Verdict: {gate_verdict}")
print(f"  {gate_detail}")

# ============================================================================
#  SECTION 20: Cross-checks
# ============================================================================

print(f"\n{'='*72}")
print("SECTION 20: CROSS-CHECKS")
print(f"{'='*72}")

# Cross-check 1: Consistency with tensor transfer
print(f"\n  CROSS-CHECK 1: Tensor transfer consistency")
print(f"    Tensor r(transit) = {r_transit:.4e}")
print(f"    Tensor n_T(plateau) = {nT_plateau:.4f}")
print(f"    Scalar n_s(SA) = {n_s_cmb:.4f}")
print(f"    Difference n_T - (n_s - 1) = {nT_plateau - (n_s_cmb - 1):.4f}")
print(f"    In standard inflation: n_T = -r/8 = {-r_transit/8:.4e}")
print(f"    Actual n_T = {nT_plateau:.4f}")
print(f"    --> VIOLATED (impulsive transit, not slow-roll)")

# Cross-check 2: Unitarity
print(f"\n  CROSS-CHECK 2: Bogoliubov unitarity")
print(f"    All W1-A modes satisfy |alpha|^2 - |beta|^2 = 1 to 6.5e-8 (from W1-A)")
print(f"    The transfer function |T|^2 = 1 preserves unitarity.")

# Cross-check 3: Adiabatic limit
print(f"\n  CROSS-CHECK 3: Adiabatic limit")
print(f"    For k >> k_tach: modes are sub-horizon, adiabatic passage.")
print(f"    |beta_k|^2 -> 0 for k >> 5000 M_KK (verified in W1-A)")
print(f"    Transfer function reduces to |T|^2 = 1 (no particle production)")

# Cross-check 4: Amplitude consistency
print(f"\n  CROSS-CHECK 4: Amplitude chain")
print(f"    P_W1A(k_transit) = {P_transit:.4e} [M_KK units]")
print(f"    / (M_Pl/M_KK)^2 = {M_Pl_over_MKK**2:.4f}")
print(f"    = P_phys = {P_phys_transit:.4e}")
print(f"    * enhancement_M1 = {enhancement_m1:.4e}")
print(f"    = {P_phys_transit * enhancement_m1:.4e}")
print(f"    vs A_s(delta-N, M1) = {A_s_multi:.4e}")
print(f"    Ratio = {P_phys_transit * enhancement_m1 / A_s_multi:.4f}")
print(f"    (Should be ~1 if normalizations are consistent)")

# Cross-check 5: Comparison of methods for n_s
print(f"\n  CROSS-CHECK 5: Spectral index methods comparison")
print(f"    n_s (SA bare L3): {ns_bare_L3:.6f}")
print(f"    n_s (SA BCS L3):  {ns_bcs_L3:.6f}")
print(f"    n_s (horizon-crossing, this): {ns_at_fold:.6f}")
print(f"    n_s (analytic, Sec 7): {n_s_analytic:.6f}")
print(f"    Spread: {max(ns_bare_L3, ns_bcs_L3, ns_at_fold, n_s_analytic) - min(ns_bare_L3, ns_bcs_L3, ns_at_fold, n_s_analytic):.6f}")

# ============================================================================
#  SECTION 21: Summary table
# ============================================================================

print(f"\n{'='*72}")
print("SUMMARY TABLE")
print(f"{'='*72}")

rows = [
    ("Transit P_zeta(k_transit) [M_KK units]", f"{P_transit:.4e}"),
    ("(M_Pl/M_KK)^2", f"{M_Pl_over_MKK**2:.4f}"),
    ("Physical P_zeta at transit", f"{P_phys_transit:.4e}"),
    ("Delta-N enhancement M1", f"{enhancement_m1:.4e}"),
    ("A_s(predicted)", f"{A_s_multi:.4e}"),
    ("A_s(Planck)", f"{A_s_CMB:.4e}"),
    ("A_s gap (OOM)", f"{gap_multi_OOM:.2f}"),
    ("Acoustic transfer |T|^2", "1 (superhorizon conservation)"),
    ("n_s(CMB, SA bare L3)", f"{ns_bare_L3:.6f}"),
    ("n_s(CMB, SA BCS L3)", f"{ns_bcs_L3:.6f}"),
    ("n_s(Planck)", "0.9649 +/- 0.0042"),
    ("n_s tension", f"{ns_tension:.1f} sigma"),
    ("alpha_s(CMB, SA L3)", f"{alpha_s_L3:.6f}"),
    ("alpha_s(CMB, SA L4)", f"{alpha_s_L4:.6f}"),
    ("alpha_s(Planck)", "-0.0045 +/- 0.0067"),
    ("alpha_s tension", f"{alpha_s_tension:.1f} sigma"),
    ("r(transit, tensor)", f"{r_transit:.4e}"),
    ("n_T(tensor, plateau)", f"{nT_plateau:.4f}"),
    ("c_BLV", f"{c_BLV:.3f}"),
    ("Scalar Mach", f"{v_terminal/c_BLV:.2f}"),
    ("N_transit (e-folds)", f"{N_transit:.4f}"),
    ("Gate verdict", gate_verdict),
]

print(f"\n  {'Quantity':<45} {'Value':<30}")
print(f"  {'-'*75}")
for lbl, val in rows:
    print(f"  {lbl:<45} {val:<30}")

# ============================================================================
#  SECTION 22: Plots
# ============================================================================

print(f"\n{'='*72}")
print("SECTION 22: PLOTS")
print(f"{'='*72}")

fig, axes = plt.subplots(2, 2, figsize=(14, 10))

# Panel 1: P_zeta(k) from W1-A with physical normalization
ax = axes[0, 0]
ax.loglog(k_valid, P_phys, 'b-', lw=2, label='Physical P(k) [W1-A / M_Pl^2]')
ax.axhline(A_s_CMB, color='r', ls='--', lw=1.5, label=f'Planck A_s = {A_s_CMB:.1e}')
ax.axhline(A_s_multi, color='g', ls=':', lw=1.5, label=f'Delta-N A_s = {A_s_multi:.1e}')
ax.axvline(k_transit, color='gray', ls='--', alpha=0.5, label=f'k_transit = {k_transit:.0f}')
ax.set_xlabel('k (M_KK)')
ax.set_ylabel(r'$\mathcal{P}_\zeta(k)$')
ax.set_title('Physical Power Spectrum at Transit Scale')
ax.legend(fontsize=8)

# Panel 2: Spectral index n_s from horizon crossing
ax = axes[0, 1]
# Plot n_s from the fine grid (avoid edges)
mask_inner = (tau_fine_ext > 0.05) & (tau_fine_ext < 0.45)
ax.plot(tau_fine_ext[mask_inner], ns_fine_smooth[mask_inner], 'b-', lw=2,
        label='n_s (horizon crossing)')
ax.axhline(0.9649, color='r', ls='--', lw=1.5, label='Planck n_s = 0.9649')
ax.axhline(ns_bare_L3, color='g', ls=':', lw=1.5, label=f'SA n_s = {ns_bare_L3:.4f}')
ax.axvline(tau_fold, color='gray', ls='--', alpha=0.5, label='fold')
ax.fill_between([0.0, 0.5], 0.9649 - 2*0.0042, 0.9649 + 2*0.0042,
                color='red', alpha=0.1, label='Planck 2-sigma')
ax.set_xlabel('tau')
ax.set_ylabel('n_s')
ax.set_title('Spectral Index from Horizon Crossing')
ax.legend(fontsize=7)
ax.set_ylim(0.90, 1.05)

# Panel 3: Expansion history a(tau) and k_H(tau)
ax = axes[1, 0]
ax2 = ax.twinx()
ax.semilogy(tau_fine_ext, a_fine_ext, 'b-', lw=2, label='a(tau)')
ax2.semilogy(tau_fine_ext, k_H_fine, 'r-', lw=2, label='k_H = aH/c_s')
ax.axvline(tau_fold, color='gray', ls='--', alpha=0.5)
ax.set_xlabel('tau')
ax.set_ylabel('a(tau)', color='b')
ax2.set_ylabel('k_H(tau) (M_KK)', color='r')
ax.set_title('Expansion History and Comoving Hubble Scale')
lines1, labels1 = ax.get_legend_handles_labels()
lines2, labels2 = ax2.get_legend_handles_labels()
ax.legend(lines1 + lines2, labels1 + labels2, fontsize=9)

# Panel 4: alpha_s comparison
ax = axes[1, 1]
# Plot alpha_s from horizon crossing
ax.plot(tau_fine_ext[mask_inner], alpha_s_fine_smooth[mask_inner], 'b-', lw=2,
        label='alpha_s (horizon crossing)')
ax.axhline(-0.0045, color='r', ls='--', lw=1.5, label='Planck alpha_s = -0.0045')
ax.axhline(alpha_s_L3, color='g', ls=':', lw=1.5, label=f'SA alpha_s = {alpha_s_L3:.4f}')
ax.axhline(0, color='gray', ls='-', alpha=0.3)
ax.axhline(-0.015, color='orange', ls='--', alpha=0.5, label='Gate boundary')
ax.axhline(0.015, color='orange', ls='--', alpha=0.5)
ax.axvline(tau_fold, color='gray', ls='--', alpha=0.5, label='fold')
ax.fill_between([0.0, 0.5], -0.0045 - 2*0.0067, -0.0045 + 2*0.0067,
                color='red', alpha=0.1, label='Planck 2-sigma')
ax.set_xlabel('tau')
ax.set_ylabel('alpha_s = dn_s/dlnk')
ax.set_title('Running of Spectral Index')
ax.legend(fontsize=7)
ax.set_ylim(-0.10, 0.05)

plt.tight_layout()
plot_file = os.path.join(script_dir, 's68_acoustic_transfer.png')
fig.savefig(plot_file, dpi=150)
print(f"\n  Saved plot: {plot_file}")

# ============================================================================
#  SECTION 23: Save data
# ============================================================================

output_file = os.path.join(script_dir, 's68_acoustic_transfer.npz')

np.savez(output_file,
         # Transfer function
         T_sq=np.array(1.0),  # |T|^2 = 1 for superhorizon adiabatic
         T_sq_description="Scalar adiabatic transfer is unity by Weinberg theorem",
         # Transit spectrum (physical units)
         k_grid=k_valid,
         P_zeta_phys=P_phys,
         P_zeta_transit=P_transit,
         M_Pl_over_MKK=M_Pl_over_MKK,
         # CMB observables
         A_s_cmb=A_s_multi,
         n_s_cmb=n_s_cmb,
         alpha_s_cmb=alpha_s_cmb,
         A_s_gap_OOM=gap_multi_OOM,
         # Spectral action results
         ns_bare_L3=ns_bare_L3,
         ns_bcs_L3=ns_bcs_L3,
         alpha_s_L3=alpha_s_L3,
         alpha_s_L4=alpha_s_L4,
         # Horizon-crossing analysis
         k_transfer=k_transfer,
         tau_exit=tau_exit_arr,
         P_zeta_transfer=P_zeta_transfer,
         H_at_exit=H_at_exit,
         eps_at_exit=eps_at_exit,
         ns_transfer=ns_transfer_arr_smooth,
         alpha_s_transfer=alpha_s_transfer_smooth,
         ns_at_fold=ns_at_fold,
         alpha_s_at_fold=alpha_s_horizon,
         # Expansion history
         tau_fine_ext=tau_fine_ext,
         a_fine_ext=a_fine_ext,
         H_fine_ext=H_fine_ext,
         k_H_fine=k_H_fine,
         N_transit=N_transit,
         # Comparison with tensor
         r_transit=r_transit,
         nT_plateau=nT_plateau,
         # Background
         c_BLV=c_BLV,
         c_tensor=c_tensor,
         k_transit=k_transit,
         k_tach_scalar=k_tach_scalar,
         k_CMB_MKK=k_CMB_MKK,
         # Gate
         gate_verdict=gate_verdict,
         gate_detail=gate_detail,
         )

print(f"\n  Saved data: {output_file}")

print(f"\n{'='*72}")
print("ACOUSTIC-TRANSFER-68 COMPLETE")
print(f"{'='*72}")
